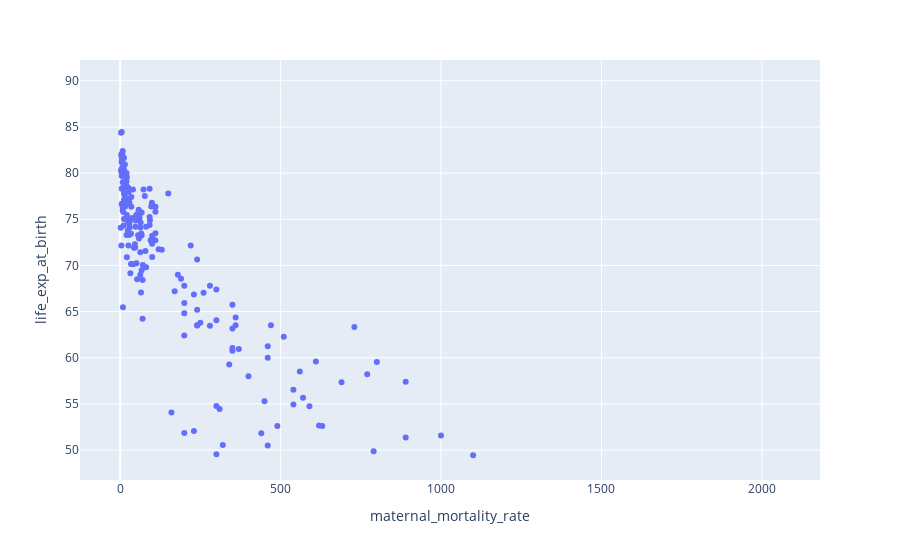

Write notebook code for a chart like this one.
### Code cell
px.scatter(df, x='maternal_mortality_rate', y='life_exp_at_birth')

### Figure 1 — Plotly figure (JSON) as saved in the notebook; plotly's stock layout.template omitted (floating-point values rounded to 4 significant figures; data arrays with more than 128 entries replaced by an {"elided": "..."} marker saying what was removed)
{"data": [{"hovertemplate": "maternal_mortality_rate=%{x}<br>life_exp_at_birth=%{y}<extra></extra>", "legendgroup": "", "marker": {"color": "#636efa", "symbol": "circle"}, "mode": "markers", "name": "", "orientation": "v", "showlegend": false, "type": "scatter", "x": {"elided": "259 int values"}, "xaxis": "x", "y": {"elided": "259 float values"}, "yaxis": "y"}], "layout": {"legend": {"tracegroupgap": 0}, "margin": {"t": 60}, "xaxis": {"anchor": "y", "domain": [0, 1], "title": {"text": "maternal_mortality_rate"}}, "yaxis": {"anchor": "x", "domain": [0, 1], "title": {"text": "life_exp_at_birth"}}}}
